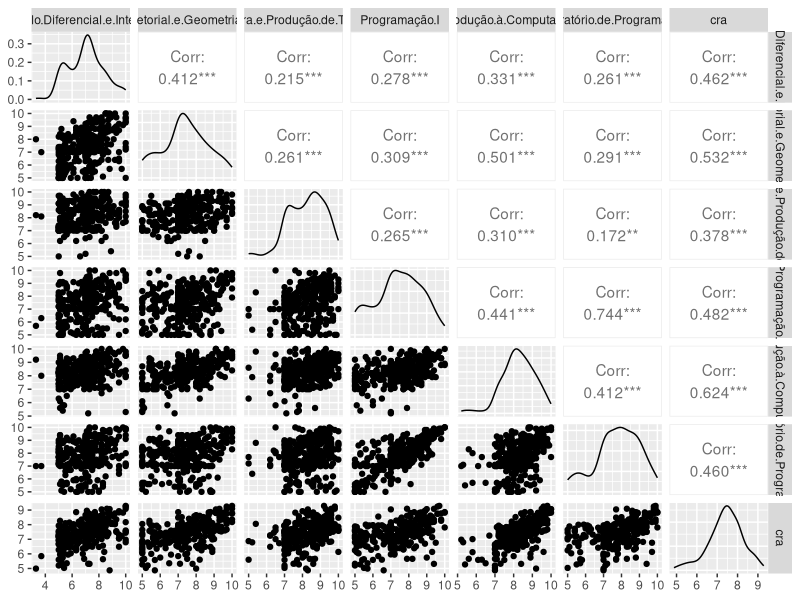

Recreate this plot in R.
## ---- chunk 1
library(dplyr)
library(reshape2)
library(GGally)
library(ggplot2)
## ---- chunk 2
dados <- read.csv("dados/graduados.csv")
## ---- chunk 3
graduados <- dados %>%
  arrange(matricula)

graduados.clean <- graduados %>%
  filter(!is.na(media))

graduados.cra <- graduados.clean %>%
  group_by(matricula) %>%
  mutate(cra.contrb = media*creditos) %>%
  summarise(cra = sum(cra.contrb)/sum(creditos))

graduados.model.input <- graduados.clean %>%
  group_by(matricula, disciplina) %>%
  filter(media == max(media))%>%
  ungroup() %>%
  select(matricula, disciplina, media) %>%
  mutate(disciplina = as.factor(gsub(" ", ".", disciplina))) %>%
  dcast(matricula ~disciplina, mean) %>%
  merge(graduados.cra)

## ---- chunk 4
primeiro.periodo <- graduados.model.input %>%
  select(matricula, Cálculo.Diferencial.e.Integral.I, Álgebra.Vetorial.e.Geometria.Analítica, Leitura.e.Produção.de.Textos, Programação.I, Introdução.à.Computação, Laboratório.de.Programação.I, cra)

segundo.periodo <-  graduados.model.input %>%
  select(matricula, Cálculo.Diferencial.e.Integral.II, Matemática.Discreta, Programação.II, Teoria.dos.Grafos, Fundamentos.de.Física.Clássica, Laboratório.de.Programação.II, cra)

primeiro.periodo <- na.omit(primeiro.periodo)
segundo.periodo <- na.omit(segundo.periodo)


  
ggpairs(primeiro.periodo %>% select(-matricula))
